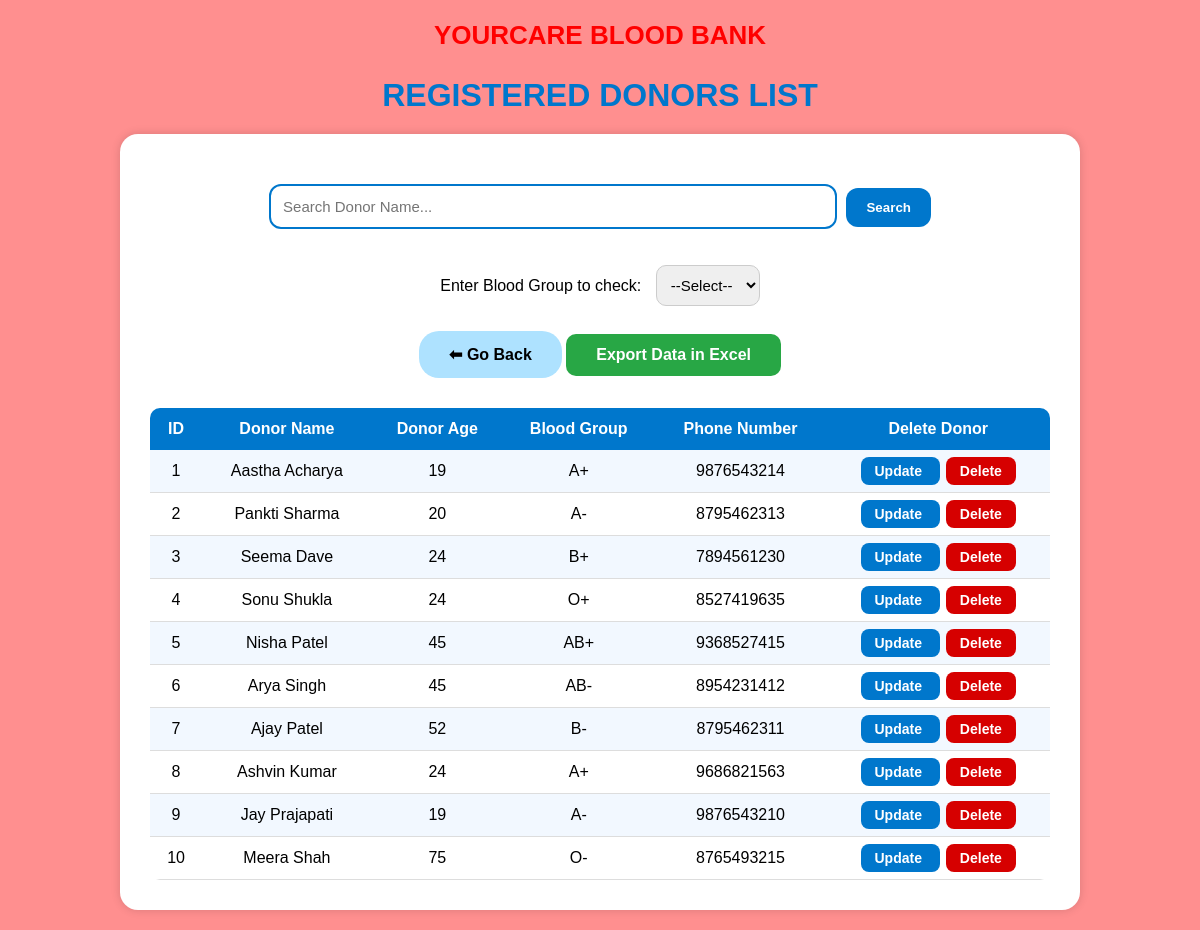
The page /donors on the database its author committed.
### tables this page shows
CREATE TABLE donors (
            id INTEGER PRIMARY KEY AUTOINCREMENT,
            name TEXT NOT NULL,
            age INTEGER NOT NULL,
            blood_group TEXT NOT NULL,
            phone TEXT NOT NULL
        );

### app.py (the view)
@app.route('/donors')
def donors():
    bg = request.args.get('bg')
    search = request.args.get('search')
    conn = get_db_connection()
    cursor = conn.cursor()
    query = "SELECT * FROM donors WHERE 1=1"
    params = []
    if bg:
        query += " AND lower(blood_group) = ?"
        params.append(bg.lower())
    if search:
        query += " AND lower(name) LIKE ?"
        params.append("%" + search.lower() + "%")
    cursor.execute(query, params)
    donor_list = cursor.fetchall()
    conn.close()
    return render_template('donors.html', donors=donor_list)

### app.py (called while the page is built)
def get_db_connection():
    conn = sqlite3.connect('donors.db')
    cursor = conn.cursor()
    cursor.execute("""
        CREATE TABLE IF NOT EXISTS donors (
            id INTEGER PRIMARY KEY AUTOINCREMENT,
            name TEXT NOT NULL,
            age INTEGER NOT NULL,
            blood_group TEXT NOT NULL,
            phone TEXT NOT NULL
        )
    """)
    conn.commit()
    return conn

### templates/donors.html (shortened to what this page needs)
<!DOCTYPE html>
<html lang="en">
<head>
</head>
<body>
    <h3>YOURCARE BLOOD BANK</h3>
    <h1>REGISTERED DONORS LIST</h1>
    <div class="container">
        <form method="get" style="margin-top: 20px; text-align: center;">
            <input
                type="text"
                name="search"
                placeholder="Search Donor Name..."
                value="{{ request.args.get('search', '') }}"
                style="
                    width: 60%;
                    padding: 12px;
                    border-radius: 12px;
                    border: 2px solid #0077cc;
                    font-size: 15px;
                "
                >
            <button type="submit" style="
                padding: 12px 20px;
                background: #0077cc;
                color: white;
                font-weight: bold;
                border: none;
                border-radius: 12px;
                cursor: pointer;
                margin-left: 5px;
            ">Search</button>
        </form>
        <br><br>
        <form method="get">
            <label>Enter Blood Group to check:</label>
            <select name="bg" onchange="this.form.submit()">
                <option>--Select--</option>
            </select>
        </form>
        <a href="/" style="
            display: inline-block;
            padding: 14px 30px;
            margin-top: 25px;
            background-color: #aee2ff;
            color: black;
            font-weight: bold;
            border-radius: 20px;
            text-decoration: none;
            ">
            ⬅ Go Back
        </a>
        <a href="/export_csv" class="button" style="background: #28a745;">Export Data in Excel</a>
        <table>
            <tr>
                <th>ID</th>
                <th>Donor Name</th>
                <th>Donor Age</th>
                <th>Blood Group</th>
                <th>Phone Number</th>
                <th>Delete Donor</th>
            </tr>
            {% for d in donors %}
            <tr>
                <td>{{ d[0] }}</td>
                <td>{{ d[1] }}</td>
                <td>{{ d[2] }}</td>
                <td>{{ d[3].upper() }}</td>
                <td>{{ d[4] }}</td>
                <td>
                    <a href="/update?id={{ d[0] }}"
                    onclick="return confirm('Are you sure you want to update this donor?');"
                    style="background:#0077cc; color:white; padding:6px 14px; border-radius:8px; text-decoration:none; font-weight:bold; font-size:14px; margin-right:6px;">
                    Update
                    </a>
                    <a href="#"
                    onclick="confirmDelete({{ d[0] }})"
                    style="background:#d60000; color:white; padding:6px 14px; border-radius:8px; text-decoration:none; font-weight:bold; font-size:14px;">
                    Delete
                    </a>
                </td>
            </tr>
            {% endfor %}
        </table>
    </div>
</body>
</html>

### templates/donors.html (style rules this page uses)
body { margin: 0; background: #ff8f8f; font-family: Arial, sans-serif; }
h3 { text-align: center; color: red; font-size: 26px; margin-top: 20px; }
h1 { text-align: center; color: #0077cc; margin-bottom: 10px; }
.container { width: 80%; max-width: 900px; margin: 20px auto; background: white; padding: 30px; border-radius: 18px; box-shadow: 0 0 10px rgba(0,0,0,0.15); text-align: center; }
select { padding: 10px; border-radius: 10px; border: 1px solid #ccc; font-size: 15px; margin-left: 10px; }
table { width: 100%; margin-top: 30px; border-collapse: collapse; border-radius: 10px; overflow: hidden; }
th { background: #0077cc; color: white; padding: 12px; font-size: 16px; }
td { padding: 12px; border-bottom: 1px solid #ddd; }
tr:nth-child(even) { background: #f2f8ff; }
a.button { display: inline-block; padding: 12px 30px; background-color: #0077cc; color: white; font-weight: bold; border-radius: 10px; text-decoration: none; margin-top: 20px; }

### rows shown on the page
donors: id "1", name "Aastha Acharya", age "19", blood_group "A+", phone "9876543214"
donors: id "2", name "Pankti Sharma", age "20", blood_group "A-", phone "8795462313"
donors: id "3", name "Seema Dave", age "24", blood_group "B+", phone "7894561230"
donors: id "4", name "Sonu Shukla", age "24", blood_group "O+", phone "8527419635"
donors: id "5", name "Nisha Patel", age "45", blood_group "AB+", phone "9368527415"
donors: id "6", name "Arya Singh", age "45", blood_group "AB-", phone "8954231412"
donors: id "7", name "Ajay Patel", age "52", blood_group "B-", phone "8795462311"
donors: id "8", name "Ashvin Kumar", age "24", blood_group "A+", phone "9686821563"
donors: id "9", name "Jay Prajapati", age "19", blood_group "A-", phone "9876543210"
donors: id "10", name "Meera Shah", age "75", blood_group "O-", phone "8765493215"
